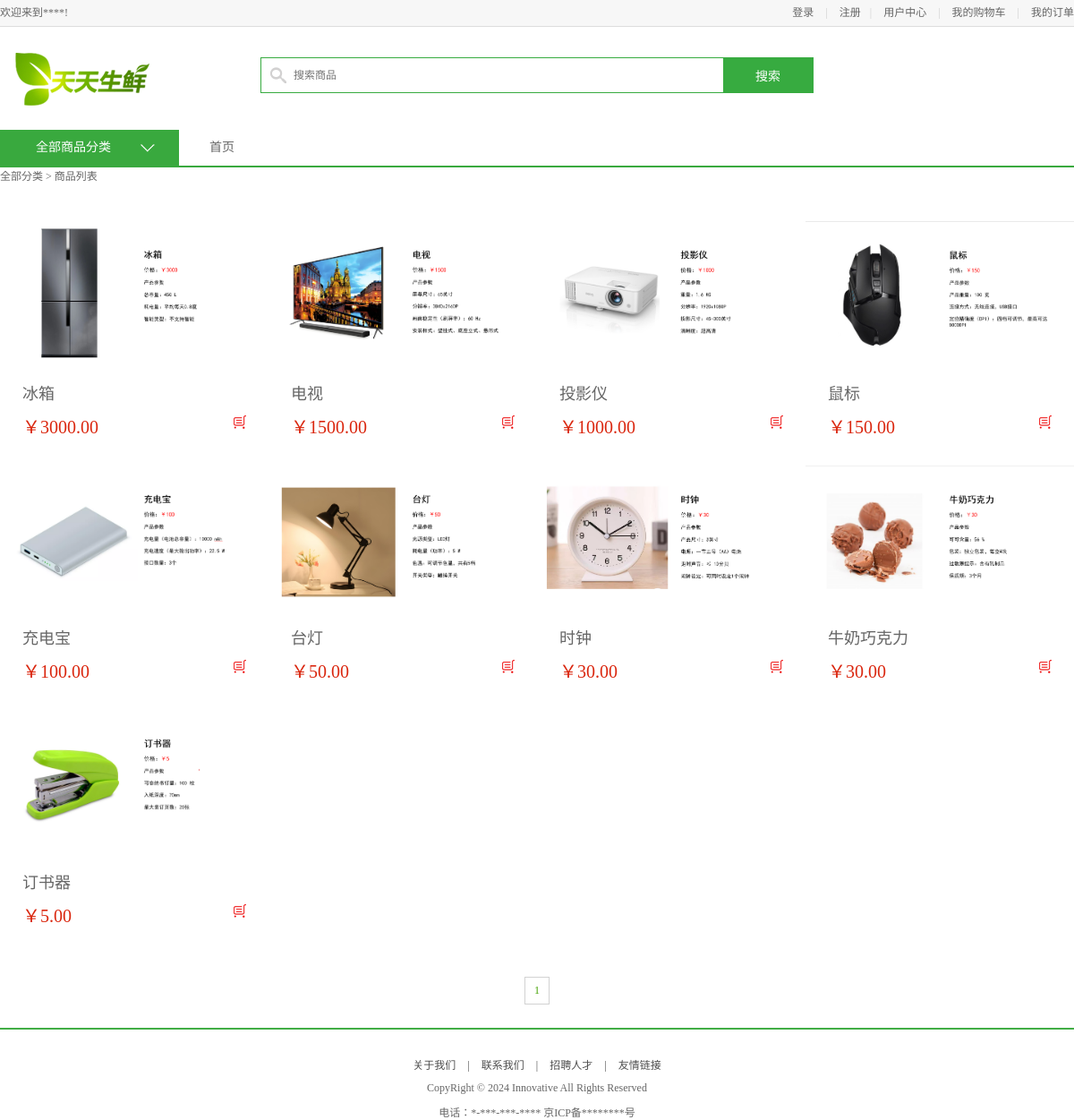
/list1_1/, run on the app's committed database.
### apps/df_goods/models.py (models this page shows, shortened)
class GoodsInfo(models.Model):
    isDelete = models.BooleanField(default=False)  # 逻辑删除
    gtitle = models.CharField(max_length=20, verbose_name="商品名称", unique=True)
    gpic = models.ImageField(verbose_name='商品图片', upload_to='df_goods/image/%Y/%m', null=True, blank=True)  # 商品图片
    gprice = models.DecimalField(max_digits=10, decimal_places=2, verbose_name="商品价格")  # 商品价格小数位为两位，整数位为3位
    gunit = models.CharField(max_length=20, default='500g', verbose_name="单位重量")
    gclick = models.IntegerField(verbose_name="点击量", default=0, null=False)
    gjianjie = models.CharField(max_length=200, verbose_name="简介")
    gkucun = models.IntegerField(verbose_name="库存", default=0)
    gtype = models.ForeignKey(TypeInfo, on_delete=models.CASCADE, verbose_name="分类")  # 外键关联TypeInfo表
    gcontent = HTMLField(max_length=200, verbose_name="详情")
    class Meta:
        verbose_name = "商品"
        verbose_name_plural = verbose_name

### apps/df_goods/views.py (the view)
# urls.py: re_path(r'^list(\d+)_(\d+)/$', views.good_list, name="good_list"),  # 列表页路径
def good_list(request, tid, pindex):
    typeinfo = TypeInfo.objects.get(pk=int(tid))
    news = typeinfo.goodsinfo_set.order_by('-id')[0:2]
    goods_list = []
    cart_num, guest_cart = 0, 0
    try:
        user_id = request.session['user_id']
    except:
        user_id = None
    if user_id:
        guest_cart = 1
        cart_num = CartInfo.objects.filter(user_id=int(user_id)).count()
    goods_list = GoodsInfo.objects.filter(gtype_id=int(tid)).order_by('-gprice')
    paginator = Paginator(goods_list, 12)
    page = paginator.page(int(pindex))
    context = {
        'title': '商品列表',
        'guest_cart': guest_cart,
        'cart_num': cart_num,
        'page': page,
        'paginator': paginator,
        'typeinfo': typeinfo,
        'news': news,
    }
    return render(request, 'df_goods/list.html', context)

### templates/df_goods/list.html (shortened to what this page needs)
{% extends 'df_goods/base.html' %}
{% block center_content %}
	<div class="main_wrap clearfix">
		<div class="r_wrap fr clearfix">
			<ul class="goods_type_list clearfix">
                {%  for g in page %}
                <li>
					<a href="/{{ g.id }}/"><img src="{{ MEDIA_URL }}{{ g.gpic }}"></a>
					<h4><a href="/{{ g.id }}/">{{ g.gtitle }}</a></h4>
					<div class="operate">
						<span class="prize">￥{{ g.gprice }}</span>
						<a href="/cart/add{{ g.id }}_1/" class="add_goods" title="加入购物车"></a>
					</div>
				</li>
                {% endfor %}
			</ul>
			<div class="pagenation">
                {% for pindex in paginator.page_range %}
                    {% if pindex == page.number %}
                        <a href="/list{{ typeinfo.id }}_{{pindex}}_{{ sort }}" class="active">{{ pindex }}</a>
                    {% else %}
                        <a href="/list{{ typeinfo.id }}_{{pindex}}_{{ sort }}">{{ pindex }}</a>
                    {% endif %}
                {% endfor %}
			</div>
		</div>
	</div>
{% endblock center_content %}

### static/css/main.css (style rules this page uses)
body { font-family:'Microsoft Yahei';font-size:12px;color:#666; }
html,body { height:100% }
.main_wrap { width:1200px;margin:0 auto; }
.r_wrap { width:1200px; }
.goods_type_list { margin:10px auto 0; }
.goods_type_list li { width:300px; float:left; margin-bottom:10px }
.goods_type_list li img { width:300px;height:168px;display:block;margin:10px auto; }
.goods_type_list li h4 { font-size:18px;width:250px;margin:0 auto; }
.goods_type_list li h4 a { font-weight:normal;color:#666;display:block;width:250px;overflow:hidden;white-space:nowrap;text-overflow:ellipsis; }
.operate { width:250px;margin:10px auto;position:relative; }
.goods_type_list .operate .prize { color:#da260e; font-size:20px; }
.goods_type_list .operate .add_goods { display:inline-block;width:15px;height:15px;background:url(../images/shop_cart.png);position:absolute;right:0;top:3px; }
.pagenation { height:32px;text-align:center;font-size:0;margin:30px auto; }
.pagenation a { display:inline-block;border:1px solid #d2d2d2;background-color:#f8f6f7;font-size:12px;padding:7px 10px;color:#666;margin:5px }
.pagenation .active { background-color:#fff;color:#43a200 }

### data on the page
GoodsInfo: gpic (picture), gtitle "冰箱", gprice "3000.00"
GoodsInfo: gpic (picture), gtitle "电视", gprice "1500.00"
GoodsInfo: gpic (picture), gtitle "投影仪", gprice "1000.00"
GoodsInfo: gpic (picture), gtitle "鼠标", gprice "150.00"
GoodsInfo: gpic (picture), gtitle "充电宝", gprice "100.00"
GoodsInfo: gpic (picture), gtitle "台灯", gprice "50.00"
GoodsInfo: gpic (picture), gtitle "时钟", gprice "30.00"
GoodsInfo: gpic (picture), gtitle "牛奶巧克力", gprice "30.00"
GoodsInfo: gpic (picture), gtitle "订书器", gprice "5.00"

### other printed values
{{ title }} "商品列表"
{{ pindex }} "1"
